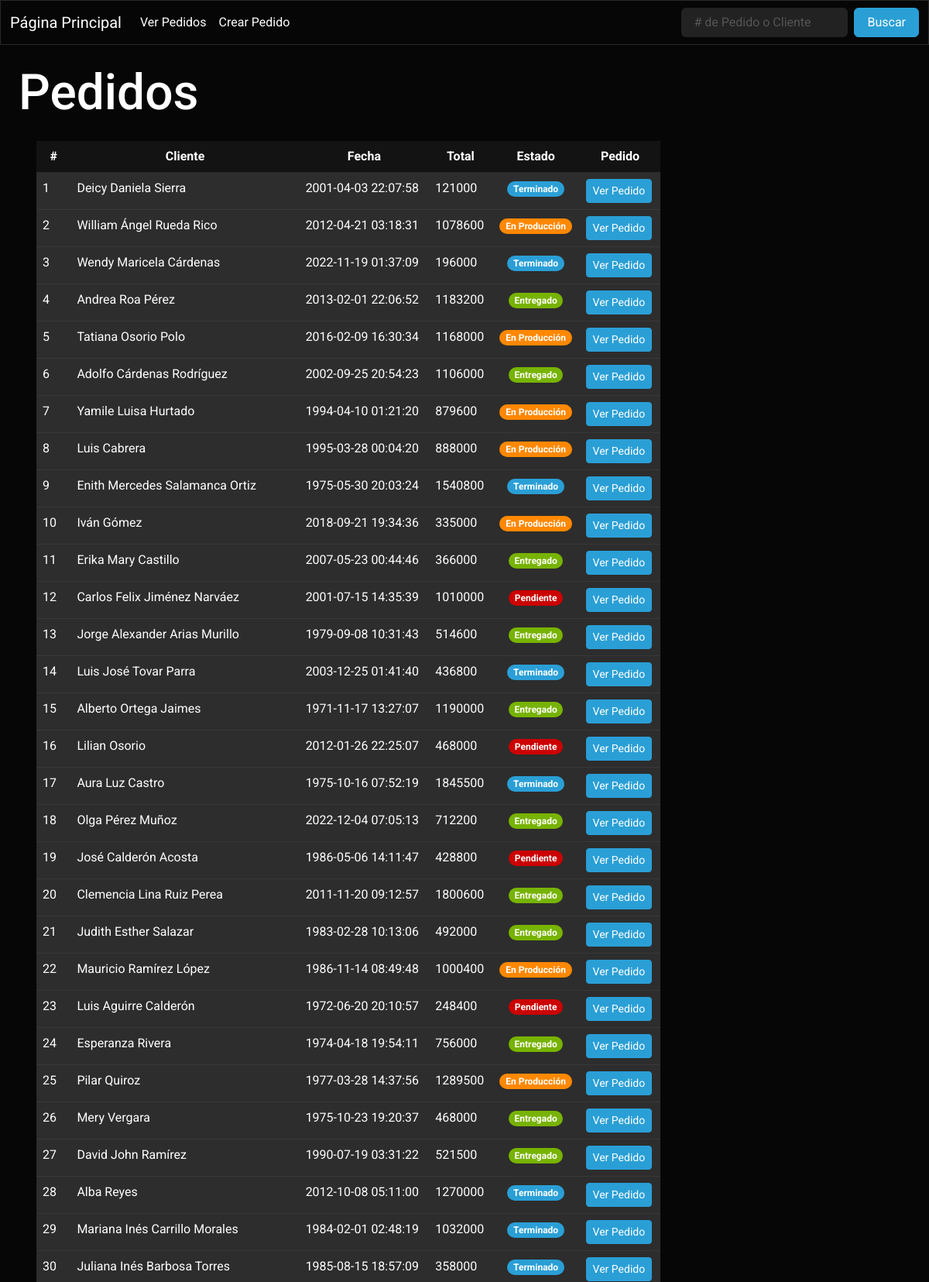
The app's page /pedidos (upper part) with its own data.
### tables this page shows
CREATE TABLE "Pedidos" (
	"id"	INTEGER NOT NULL UNIQUE,
	"cliente"	TEXT NOT NULL,
	"fecha"	TEXT NOT NULL,
	"total"	NUMERIC NOT NULL DEFAULT 0,
	"estado"	TEXT NOT NULL DEFAULT 'Pendiente',
	"comentarios"	TEXT,
	PRIMARY KEY("id" AUTOINCREMENT)
);

### app.py (the view)
@app.route('/pedidos', methods = ['GET']) # Ruta para ver los pedidos.
def pedidos():
    if request.method == 'GET':
        datos = { # Datos a mostrar en la página.
            'pestaña': 'Pedidos',
            'titulo': 'Pedidos',
            'pedidos': consultarQuery('SELECT id, cliente, fecha, total, estado FROM Pedidos')
            }
        return render_template('pedidos.html', datos=datos) # Devuelve la plantilla html y una variable con los pedidos.

### app.py (called while the page is built)
def crearCursor(database): # Genera un objeto cursor a traves de una base de datos.
    conn = None
    try: # Intenta conectarse a la base de datos.
        conn = sql.connect(database) # Establece conexión con la base de datos, y en caso de no existir, la crea.
    except sql.Error as error: # En caso de no lograr conectar a la DB mostrará el error por pantalla.
        print(error)
    finally: # En caso de lograr conectar, generará el objeto cursor y lo devolverá a traves de return.
        if conn:
            cursor = conn.cursor()
            return cursor, conn # Devuelve el objeto cursor y el objeto conn para cerrar la conexión a la base de datos al final.

def consultarQuery(query): # Función que realiza una consulta tomando como argumento una query SQL.
    cursor, conn = crearCursor(database) # Creando cursor y conexión con la base de datos.
    cursor.execute(query) # Ejecutar una solicitud con el cursor.
    respuesta = cursor.fetchall() # Se vuelcan los datos en una variable.
    conn.commit() # Aplicar cambios.
    conn.close() # Cerrar conexión.
    return respuesta # Se devuelven los datos recolectados.

### templates/pedidos.html (shortened to what this page needs)
{% extends "navbar.html" %}
{% block content %}
<div id="pagina">
    <h1>{{ datos['titulo'] }}</h1>
    <table class="table table-hover" id="tabla">
        <thead>
            <tr>
                <th scope="col" class="text-center">#</th>
                <th scope="col" class="text-center">Cliente</th>
                <th scope="col" class="text-center">Fecha</th>
                <th scope="col" class="text-center">Total</th>
                <th scope="col" class="text-center">Estado</th>
                <th scope="col" class="text-center">Pedido</th>
            </tr>
        </thead>
        <tbody>
            {% for pedido in datos['pedidos'] %}
            <tr class="table-light">
                <td>{{ pedido[0] }}</td>
                <td>{{ pedido[1] }}</td>
                <td>{{ pedido[2] }}</td>
                <td>{{ pedido[3] }}</td>
                {% if pedido[4] == 'Pendiente': %}
                <td class="text-center"><span class="badge rounded-pill bg-danger">{{ pedido[4] }}</span></td>
                {% elif pedido[4] == 'En Producción': %}
                <td class="text-center"><span class="badge rounded-pill bg-warning">{{ pedido[4] }}</span></td>
                {% elif pedido[4] == 'Terminado': %}
                <td class="text-center"><span class="badge rounded-pill bg-primary">{{ pedido[4] }}</span></td>
                {% elif pedido[4] == 'Entregado': %}
                <td class="text-center"><span class="badge rounded-pill bg-success">{{ pedido[4] }}</span></td>
                {% else: %}
                <td class="text-center"><span class="badge rounded-pill bg-dark">{{ pedido[4] }}</span></td>
                {% endif %}
                <td><a href="{{url_for('verPedido', id=pedido[0])}}" class="btn btn-primary btn-sm">Ver Pedido</a></td>
            </tr>
            {% endfor %}
        </tbody>
    </table>
</div>
{% endblock %}

### static/css/main.css (style rules this page uses)
body { font-family: system-ui, -apple-system, BlinkMacSystemFont, 'Segoe UI', Roboto, Oxygen, Ubuntu, Cantarell, 'Open Sans', 'Helvetica Neue', sans-serif; background-color: black; color: white; }
a { text-decoration: none !important; }
#pagina { margin: 2%; }
#tabla { margin: 2%; max-width: 70%; }

### records on screen
Pedidos: id "1", cliente "Deicy Daniela Sierra", fecha "2001-04-03 22:07:58", total "121000", estado "Terminado"
Pedidos: id "2", cliente "William Ángel Rueda Rico", fecha "2012-04-21 03:18:31", total "1078600", estado "En Producción"
Pedidos: id "3", cliente "Wendy Maricela Cárdenas", fecha "2022-11-19 01:37:09", total "196000", estado "Terminado"
Pedidos: id "4", cliente "Andrea Roa Pérez", fecha "2013-02-01 22:06:52", total "1183200", estado "Entregado"
Pedidos: id "5", cliente "Tatiana Osorio Polo", fecha "2016-02-09 16:30:34", total "1168000", estado "En Producción"
Pedidos: id "6", cliente "Adolfo Cárdenas Rodríguez", fecha "2002-09-25 20:54:23", total "1106000", estado "Entregado"
Pedidos: id "7", cliente "Yamile Luisa Hurtado", fecha "1994-04-10 01:21:20", total "879600", estado "En Producción"
Pedidos: id "8", cliente "Luis Cabrera", fecha "1995-03-28 00:04:20", total "888000", estado "En Producción"
Pedidos: id "9", cliente "Enith Mercedes Salamanca Ortiz", fecha "1975-05-30 20:03:24", total "1540800", estado "Terminado"
Pedidos: id "10", cliente "Iván Gómez", fecha "2018-09-21 19:34:36", total "335000", estado "En Producción"
Pedidos: id "11", cliente "Erika Mary Castillo", fecha "2007-05-23 00:44:46", total "366000", estado "Entregado"
Pedidos: id "12", cliente "Carlos Felix Jiménez Narváez", fecha "2001-07-15 14:35:39", total "1010000", estado "Pendiente"
Pedidos: id "13", cliente "Jorge Alexander Arias Murillo", fecha "1979-09-08 10:31:43", total "514600", estado "Entregado"
Pedidos: id "14", cliente "Luis José Tovar Parra", fecha "2003-12-25 01:41:40", total "436800", estado "Terminado"
Pedidos: id "15", cliente "Alberto Ortega Jaimes", fecha "1971-11-17 13:27:07", total "1190000", estado "Entregado"
Pedidos: id "16", cliente "Lilian Osorio", fecha "2012-01-26 22:25:07", total "468000", estado "Pendiente"
Pedidos: id "17", cliente "Aura Luz Castro", fecha "1975-10-16 07:52:19", total "1845500", estado "Terminado"
Pedidos: id "18", cliente "Olga Pérez Muñoz", fecha "2022-12-04 07:05:13", total "712200", estado "Entregado"
Pedidos: id "19", cliente "José Calderón Acosta", fecha "1986-05-06 14:11:47", total "428800", estado "Pendiente"
Pedidos: id "20", cliente "Clemencia Lina Ruiz Perea", fecha "2011-11-20 09:12:57", total "1800600", estado "Entregado"
Pedidos: id "21", cliente "Judith Esther Salazar", fecha "1983-02-28 10:13:06", total "492000", estado "Entregado"
Pedidos: id "22", cliente "Mauricio Ramírez López", fecha "1986-11-14 08:49:48", total "1000400", estado "En Producción"
Pedidos: id "23", cliente "Luis Aguirre Calderón", fecha "1972-06-20 20:10:57", total "248400", estado "Pendiente"
Pedidos: id "24", cliente "Esperanza Rivera", fecha "1974-04-18 19:54:11", total "756000", estado "Entregado"
Pedidos: id "25", cliente "Pilar Quiroz", fecha "1977-03-28 14:37:56", total "1289500", estado "En Producción"
Pedidos: id "26", cliente "Mery Vergara", fecha "1975-10-23 19:20:37", total "468000", estado "Entregado"
Pedidos: id "27", cliente "David John Ramírez", fecha "1990-07-19 03:31:22", total "521500", estado "Entregado"
Pedidos: id "28", cliente "Alba Reyes", fecha "2012-10-08 05:11:00", total "1270000", estado "Terminado"
Pedidos: id "29", cliente "Mariana Inés Carrillo Morales", fecha "1984-02-01 02:48:19", total "1032000", estado "Terminado"
Pedidos: id "30", cliente "Juliana Inés Barbosa Torres", fecha "1985-08-15 18:57:09", total "358000", estado "Terminado"

### other values on screen
{{ datos['titulo'] }} "Pedidos"
